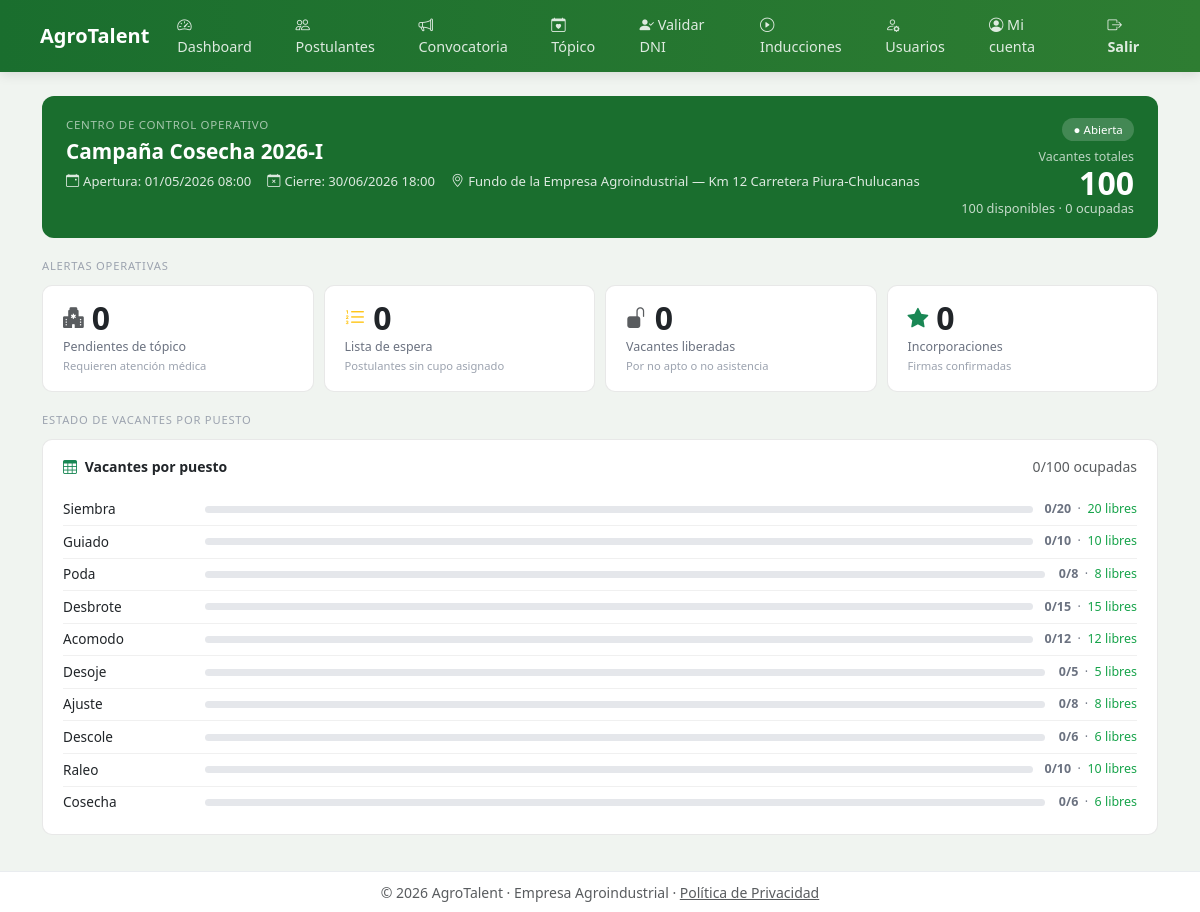
The page /rrhh/dashboard (signed in) on the database its author committed.
### models.py (models this page shows)
class Convocatoria(db.Model):
    __tablename__ = 'convocatorias'
    id = db.Column(db.Integer, primary_key=True)
    nombre = db.Column(db.String(100), nullable=False)
    fecha_apertura = db.Column(db.DateTime, nullable=False)
    fecha_cierre = db.Column(db.DateTime, nullable=False)
    fecha_presentacion = db.Column(db.Date, nullable=False)
    hora_presentacion = db.Column(db.String(10), nullable=False)
    lugar_presentacion = db.Column(db.String(200), nullable=False)
    activa = db.Column(db.Boolean, default=True)
    cerrada_manualmente = db.Column(db.Boolean, default=False)
    creado_en = db.Column(db.DateTime, default=datetime.utcnow)
    puestos = db.relationship('PuestoConvocatoria', backref='convocatoria', lazy=True)
    @property
    def total_vacantes(self):
        return sum(p.vacantes_total for p in self.puestos)
    @property
    def vacantes_ocupadas(self):
        return sum(p.vacantes_ocupadas for p in self.puestos)
    @property
    def vacantes_disponibles(self):
        return self.total_vacantes - self.vacantes_ocupadas

class PuestoConvocatoria(db.Model):
    __tablename__ = 'puestos_convocatoria'
    id = db.Column(db.Integer, primary_key=True)
    convocatoria_id = db.Column(db.Integer, db.ForeignKey('convocatorias.id'), nullable=False)
    nombre_puesto = db.Column(db.String(60), nullable=False)
    vacantes_total = db.Column(db.Integer, nullable=False, default=0)
    vacantes_ocupadas = db.Column(db.Integer, default=0)
    @property
    def vacantes_disponibles(self):
        return self.vacantes_total - self.vacantes_ocupadas

### app.py (the view)
@app.route('/rrhh/dashboard')
@login_required
@rol_requerido('rrhh')
def rrhh_dashboard():
    conv = convocatoria_activa()
    puestos = PuestoConvocatoria.query.filter_by(
        convocatoria_id=conv.id).all() if conv else []
    def q_conv(estado):
        q = Postulante.query.filter_by(estado_proceso=estado)
        if conv:
            q = q.filter_by(convocatoria_id=conv.id)
        return q.count()
    pendientes_topico  = q_conv('cita_programada')
    lista_espera       = q_conv('lista_espera')
    incorporados       = q_conv('incorporado')
    vacantes_liberadas = 0
    if conv:
        vacantes_liberadas = Postulante.query.filter(
            Postulante.convocatoria_id == conv.id,
            Postulante.estado_proceso.in_(['no_apto','no_se_presento'])
        ).count()
    puestos_filtrados = [p for p in puestos if p.vacantes_disponibles > 0]
    return render_template('rrhh/dashboard.html',
                           conv=conv, puestos=puestos_filtrados,
                           pendientes_topico=pendientes_topico,
                           vacantes_liberadas=vacantes_liberadas,
                           lista_espera=lista_espera,
                           incorporados=incorporados)

### app.py (called while the page is built)
@login_manager.user_loader
def load_user(uid):
    return db.session.get(Usuario, int(uid))

def rol_requerido(*roles):
    def decorator(f):
        @wraps(f)
        def wrapped(*args, **kwargs):
            if not current_user.is_authenticated or current_user.rol not in roles:
                flash('Acceso restringido.', 'danger')
                return redirect(url_for('login'))
            return f(*args, **kwargs)
        return wrapped
    return decorator

def convocatoria_activa():
    return Convocatoria.query.filter_by(activa=True).first()

### templates/rrhh/dashboard.html (shortened to what this page needs)
{% extends "base.html" %}
{% block content %}
{% if conv %}
<div class="conv-banner">
  <div class="d-flex flex-wrap align-items-start justify-content-between gap-3">
    <div>
      <div class="label">Centro de control operativo</div>
      <div class="fw-bold mb-1" style="font-size:1.3rem">{{ conv.nombre }}</div>
      <div class="d-flex flex-wrap gap-3" style="font-size:.82rem;opacity:.85">
        <span><i class="bi bi-calendar-event me-1"></i>Apertura: {{ conv.fecha_apertura.strftime('%d/%m/%Y %H:%M') }}</span>
        <span><i class="bi bi-calendar-x me-1"></i>Cierre: {{ conv.fecha_cierre.strftime('%d/%m/%Y %H:%M') }}</span>
        <span><i class="bi bi-geo-alt me-1"></i>{{ conv.lugar_presentacion }}</span>
      </div>
    </div>
    <div class="text-end">
      <span style="background:rgba(255,255,255,.18);color:#fff;font-size:.72rem;padding:.25rem .7rem;border-radius:99px;">● Abierta</span>
      <div class="mt-2" style="font-size:.78rem;opacity:.7">Vacantes totales</div>
      <div style="font-size:2rem;font-weight:600;line-height:1">{{ conv.total_vacantes }}</div>
      <div style="font-size:.8rem;opacity:.75">{{ conv.vacantes_disponibles }} disponibles · {{ conv.vacantes_ocupadas }} ocupadas</div>
    </div>
  </div>
</div>
<div class="section-title">Alertas operativas</div>
<div class="kpi-grid">
  <div class="kpi-card {% if pendientes_topico > 0 %}alerta{% endif %}">
    <div class="d-flex align-items-center gap-2 mb-1">
      <i class="bi bi-hospital-fill {% if pendientes_topico > 0 %}text-warning{% else %}text-muted{% endif %}" style="font-size:1.3rem"></i>
      <div class="kpi-val {% if pendientes_topico > 0 %}alert-color{% endif %}">{{ pendientes_topico }}</div>
    </div>
    <div class="kpi-label">Pendientes de tópico</div>
    <div class="kpi-sub">Requieren atención médica</div>
  </div>
  <div class="kpi-card">
    <div class="d-flex align-items-center gap-2 mb-1">
      <i class="bi bi-list-ol text-warning" style="font-size:1.3rem"></i>
      <div class="kpi-val">{{ lista_espera }}</div>
    </div>
    <div class="kpi-label">Lista de espera</div>
    <div class="kpi-sub">Postulantes sin cupo asignado</div>
  </div>
  <div class="kpi-card {% if vacantes_liberadas > 0 %}alerta{% endif %}">
    <div class="d-flex align-items-center gap-2 mb-1">
      <i class="bi bi-unlock-fill {% if vacantes_liberadas > 0 %}text-danger{% else %}text-muted{% endif %}" style="font-size:1.3rem"></i>
      <div class="kpi-val {% if vacantes_liberadas > 0 %}alert-color{% endif %}">{{ vacantes_liberadas }}</div>
    </div>
    <div class="kpi-label">Vacantes liberadas</div>
    <div class="kpi-sub">Por no apto o no asistencia</div>
  </div>
  <div class="kpi-card">
    <div class="d-flex align-items-center gap-2 mb-1">
      <i class="bi bi-star-fill text-success" style="font-size:1.3rem"></i>
      <div class="kpi-val">{{ incorporados }}</div>
    </div>
    <div class="kpi-label">Incorporaciones</div>
    <div class="kpi-sub">Firmas confirmadas</div>
  </div>
</div>
{% if puestos %}
<div class="section-title">Estado de vacantes por puesto</div>
<div class="vacantes-card">
  <div class="d-flex justify-content-between small text-muted mb-3">
    <span class="fw-semibold text-dark"><i class="bi bi-table text-success me-1"></i> Vacantes por puesto</span>
    <span>{{ conv.vacantes_ocupadas }}/{{ conv.total_vacantes }} ocupadas</span>
  </div>
  {% for p in puestos %}
  {% set pct = ((p.vacantes_ocupadas / p.vacantes_total) * 100) | int if p.vacantes_total > 0 else 0 %}
  {% set bar_color = '#dc2626' if pct >= 90 else ('#ca8a04' if pct >= 70 else '#16a34a') %}
  <div class="puesto-row">
    <div class="puesto-name">{{ p.nombre_puesto }}</div>
    <div class="puesto-bar-wrap">
    </div>
    <div class="puesto-count">
      <strong>{{ p.vacantes_ocupadas }}/{{ p.vacantes_total }}</strong>
      &nbsp;·&nbsp;
      <span style="color:{% if p.vacantes_disponibles > 0 %}#16a34a{% else %}#dc2626{% endif %}">
        {{ p.vacantes_disponibles }} libre{{ 's' if p.vacantes_disponibles != 1 else '' }}
      </span>
    </div>
  </div>
  {% endfor %}
</div>
{% endif %}
{% endif %}
{% endblock %}

### static/css/main.css (style rules this page uses)
:root { --verde: #1a6e2e; --verde-medio: #28a745; --verde-claro: #e8f5e9; --amarillo: #f5c518; --gris: #f8f9fa; --texto: #212529; --muted: #6c757d; }
body { font-family: 'Segoe UI', system-ui, sans-serif; background-color: #f0f4f0; color: var(--texto); min-height: 100vh; display: flex; flex-direction: column; }

### templates/rrhh/dashboard.html (style rules this page uses)
.conv-banner { background: #1a6e2e; border-radius: 12px; padding: 1.25rem 1.5rem; color: #fff; margin-bottom: 1.25rem; }
.conv-banner .label { font-size:.72rem; text-transform:uppercase; letter-spacing:.06em; opacity:.6; margin-bottom:.2rem; }
.kpi-grid { display:grid; grid-template-columns: repeat(2,1fr); gap:10px; margin-bottom:1.25rem; }
@media (min-width:768px) { .kpi-grid { grid-template-columns: repeat(4,1fr); } }
.kpi-card { background:#fff; border-radius:10px; border:.5px solid rgba(0,0,0,.09); padding:1rem 1.25rem; }
.kpi-val { font-size:2rem; font-weight:600; line-height:1; }
.kpi-label { font-size:.78rem; color:#6b7280; margin-top:.2rem; }
.kpi-sub { font-size:.7rem; color:#9ca3af; margin-top:.1rem; }
.vacantes-card { background:#fff; border-radius:10px; border:.5px solid rgba(0,0,0,.09); padding:1rem 1.25rem; margin-bottom:1.25rem; }
.puesto-row { display:flex; align-items:center; gap:.75rem; padding:.35rem 0; }
.puesto-row + .puesto-row { border-top:.5px solid rgba(0,0,0,.06); }
.puesto-name { width:130px; flex-shrink:0; font-size:.85rem; font-weight:500; }
.puesto-bar-wrap { flex:1; background:#e5e7eb; border-radius:99px; height:7px; overflow:hidden; }
.puesto-count { font-size:.78rem; color:#6b7280; white-space:nowrap; min-width:80px; text-align:right; }
.section-title { font-size:.7rem; text-transform:uppercase; letter-spacing:.07em; color:#9ca3af; font-weight:500; margin-bottom:.65rem; }

### rows shown on the page
Convocatoria: nombre "Campaña Cosecha 2026-I", fecha_apertura "01/05/2026 08:00", fecha_cierre "30/06/2026 18:00", lugar_presentacion "Fundo de la Empresa Agroindustrial — Km 12 Carretera Piura-Chulucanas"
PuestoConvocatoria: total_vacantes "100", vacantes_disponibles "100", vacantes_ocupadas "0", nombre_puesto "Siembra", vacantes_total "20", vacantes_disponibles "20", vacantes_total+vacantes_ocupadas "s"
PuestoConvocatoria: nombre_puesto "Guiado", vacantes_ocupadas "0", vacantes_total "10", vacantes_disponibles "10", vacantes_total+vacantes_ocupadas "s"
PuestoConvocatoria: nombre_puesto "Poda", vacantes_ocupadas "0", vacantes_total "8", vacantes_disponibles "8", vacantes_total+vacantes_ocupadas "s"
PuestoConvocatoria: nombre_puesto "Desbrote", vacantes_ocupadas "0", vacantes_total "15", vacantes_disponibles "15", vacantes_total+vacantes_ocupadas "s"
PuestoConvocatoria: nombre_puesto "Acomodo", vacantes_ocupadas "0", vacantes_total "12", vacantes_disponibles "12", vacantes_total+vacantes_ocupadas "s"
PuestoConvocatoria: nombre_puesto "Desoje", vacantes_ocupadas "0", vacantes_total "5", vacantes_disponibles "5", vacantes_total+vacantes_ocupadas "s"
PuestoConvocatoria: nombre_puesto "Ajuste", vacantes_ocupadas "0", vacantes_total "8", vacantes_disponibles "8", vacantes_total+vacantes_ocupadas "s"
PuestoConvocatoria: nombre_puesto "Descole", vacantes_ocupadas "0", vacantes_total "6", vacantes_disponibles "6", vacantes_total+vacantes_ocupadas "s"
PuestoConvocatoria: nombre_puesto "Raleo", vacantes_ocupadas "0", vacantes_total "10", vacantes_disponibles "10", vacantes_total+vacantes_ocupadas "s"
PuestoConvocatoria: nombre_puesto "Cosecha", vacantes_ocupadas "0", vacantes_total "6", vacantes_disponibles "6", vacantes_total+vacantes_ocupadas "s"

### other values the page prints
{{ pendientes_topico }} "0"
{{ lista_espera }} "0"
{{ vacantes_liberadas }} "0"
{{ incorporados }} "0"
